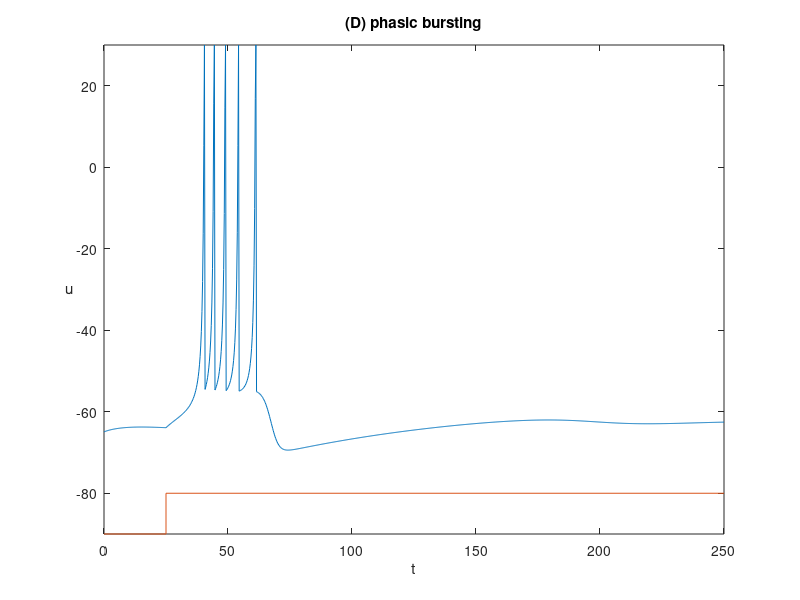
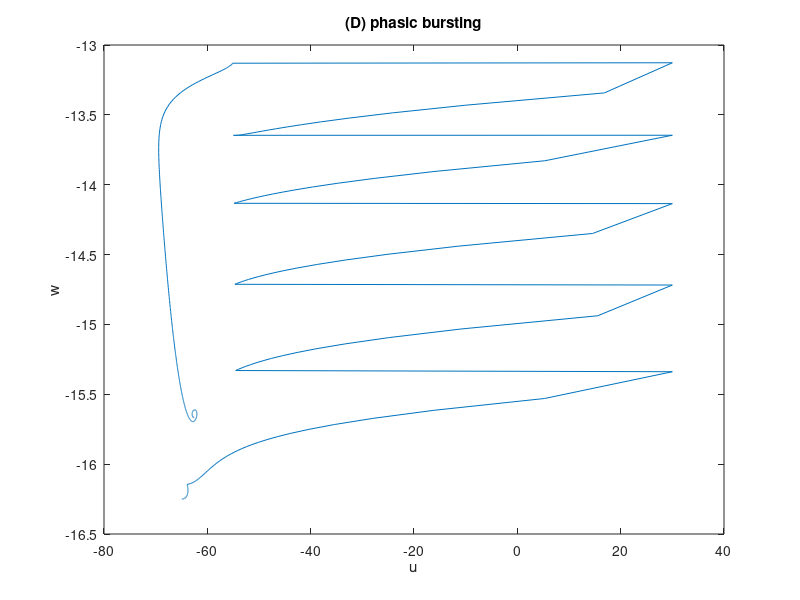

Recreate these plots in MATLAB, in order.
a=0.02; b=0.25; c=-55;  d=0.05;

u = [];
w = [];
u(1) = -65;
w(1) = b*u(1);

uFiltered = [];  % memorizzo le u
wFiltered = []; % memorizzo le w

tau = 0.25;  % discretizzazione tempo
tspan = 0:tau:250;  % durata esperimento
T1 = tspan(end)/10;  % dopo quanto forniamo corrente 

i=1;

for t=tspan
    
    if (t>T1) 
        I=0.6;
    else
        I=0;
    end
  
    u(i+1) = u(i) + tau*(0.04*u(i)^2 + 5*u(i) + 140 - w(i) + I);
    
    if u(i+1)>30
        uFiltered(end+1) = 30;
    else
        uFiltered(end+1) = u(i+1);
    end
    
    w(i+1) = w(i) + tau*a*(b*u(i+1) - w(i));
    
    if u(i+1)>30
        u(i+1) = c;
        w(i+1) = w(i+1) + d;
    end
    
    wFiltered(end+1) = w(i+1);
    
    i = i+1;
end

%%
plot(tspan,uFiltered,[0 T1 T1 max(tspan)],-90+[0 0 10 10]);
axis([0 max(tspan) -90 30]) 
xlabel('t')
ylabel('u')
hYLabel = get(gca,'YLabel');
set(hYLabel,'rotation',0,'VerticalAlignment','middle')
title('(D) phasic bursting');
savefig('./images/D_membrane.fig');

%%
plot(uFiltered, wFiltered);
xlabel('u');
ylabel('w');
title('(D) phasic bursting');
savefig('./images/D_phase.fig');